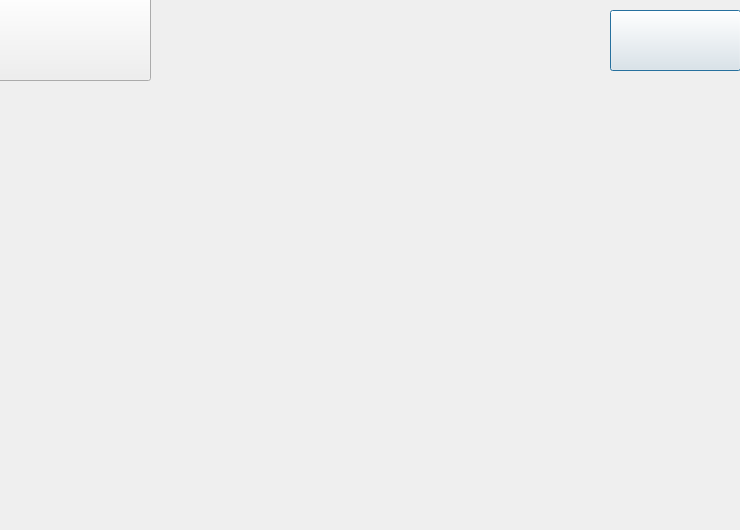
<?xml version="1.0" encoding="UTF-8"?>
<ui version="4.0">
 <class>GameWindow</class>
 <widget class="QDialog" name="GameWindow">
  <property name="geometry">
   <rect>
    <x>0</x>
    <y>0</y>
    <width>740</width>
    <height>530</height>
   </rect>
  </property>
  <property name="windowTitle">
   <string>Dialog</string>
  </property>
  <property name="styleSheet">
   <string notr="true">border-image: url(:/picture/caveBackground.jpg);</string>
  </property>
  <widget class="QPushButton" name="newgameButton">
   <property name="geometry">
    <rect>
     <x>610</x>
     <y>10</y>
     <width>131</width>
     <height>61</height>
    </rect>
   </property>
   <property name="styleSheet">
    <string notr="true">border-image: url(:/picture/newgameButton.png);</string>
   </property>
   <property name="text">
    <string/>
   </property>
  </widget>
  <widget class="QPushButton" name="returnmainButton">
   <property name="geometry">
    <rect>
     <x>-20</x>
     <y>-10</y>
     <width>171</width>
     <height>91</height>
    </rect>
   </property>
   <property name="styleSheet">
    <string notr="true">border-image: url(:/picture/returnButton.png);</string>
   </property>
   <property name="text">
    <string/>
   </property>
  </widget>
 </widget>
 <resources/>
 <connections/>
</ui>
